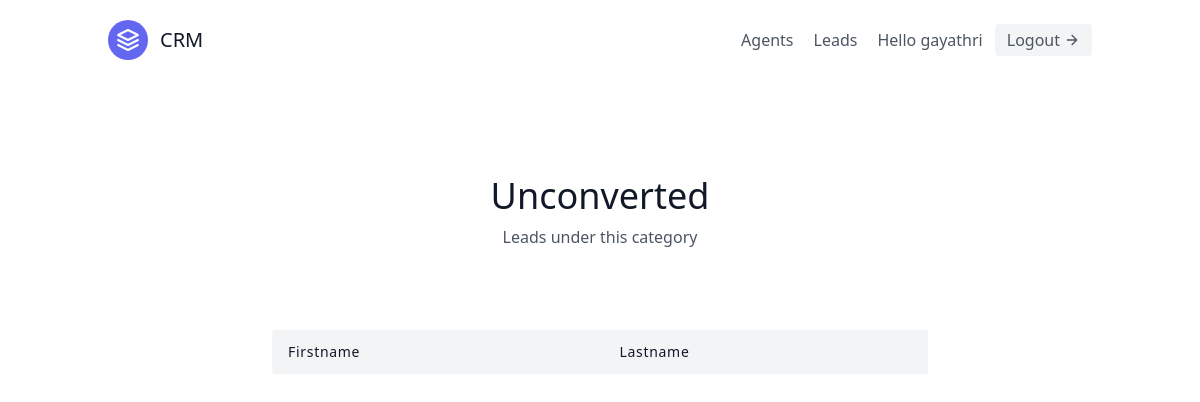
The page /leads/categories/3/ (signed in) on the database as committed earlier.
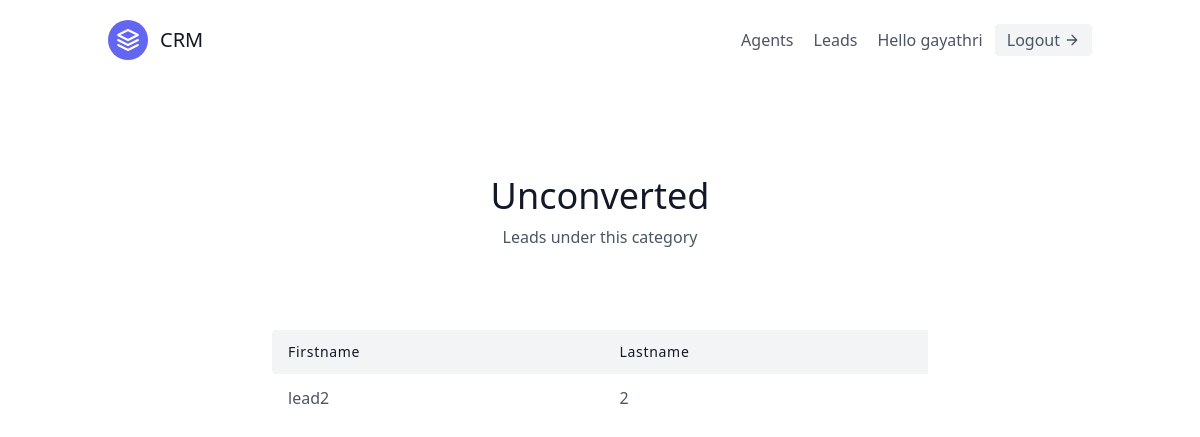
The same page on the database as committed later.
### leads/models.py (models this page shows, shortened)
class Lead(models.Model):
    first_name = models.CharField(max_length=20)
    last_name = models.CharField(max_length=20)
    age = models.IntegerField(default=0)
    organisation = models.ForeignKey(UserProfile, on_delete=models.CASCADE )
    agent = models.ForeignKey(Agent , on_delete = models.SET_NULL, blank=True, null= True)
    description = models.TextField()
    date_added = models.DateTimeField(auto_now_add = True)
    phone_number = models.CharField(max_length=20)
    email = models.EmailField()
    category = models.ForeignKey("Category" ,related_name= "leads", on_delete=models.SET_NULL, null = True , blank = True)

### leads/views.py (the view)
# urls.py: path('categories/<int:pk>/', CategoryDetailView.as_view(), name = "category-detail"),
class CategoryDetailView(LoginRequiredMixin, DetailView):
    template_name = "leads/category_detail.html"
    context_object_name = "category"
    def get_queryset(self):
        user = self.request.user
        if user.is_organiser:
            queryset = Category.objects.filter(
                organisation=user.userprofile,
            )
        else:
            queryset = Category.objects.filter(
                organisation=user.agent.organisation,
            )
        return queryset

### leads/templates/leads/category_detail.html
{% extends 'base.html' %}
{% block content %}
<section class="text-gray-600 body-font">
    <div class="container px-5 py-24 mx-auto">
      <div class="flex flex-col text-center w-full mb-20">
        <h1 class="sm:text-4xl text-3xl font-medium title-font mb-2 text-gray-900">{{ category.name }}</h1>
        <p class="lg:w-2/3 mx-auto leading-relaxed text-base">
            Leads under this category
        </p>
      </div>
      <div class="lg:w-2/3 w-full mx-auto overflow-auto">
        <table class="table-auto w-full text-left whitespace-no-wrap">
          <thead>
            <tr>
              <th class="px-4 py-3 title-font tracking-wider font-medium text-gray-900 text-sm bg-gray-100 rounded-tl rounded-bl">Firstname</th>
              <th class="px-4 py-3 title-font tracking-wider font-medium text-gray-900 text-sm bg-gray-100">Lastname</th>
            </tr>
          </thead>
          <tbody>
            {% for lead in category.leads.all %}
              <tr>
                <td class="px-4 py-3">
                   <a class = "hover:text-blue-500" href = "{% url 'leads:lead-detail' lead.pk %}">{{ lead.first_name }}</a>
                </td>
                <td class="px-4 py-3">{{lead.last_name}}</td>
              </tr>
              {% endfor %}
        </tbody>
        </table>
      </div>
    </div>
  </section>
{% endblock %}

Rows that differ between the two databases and show on the page:
now on this page (row edited): Lead: first_name "lead2", last_name "2"
